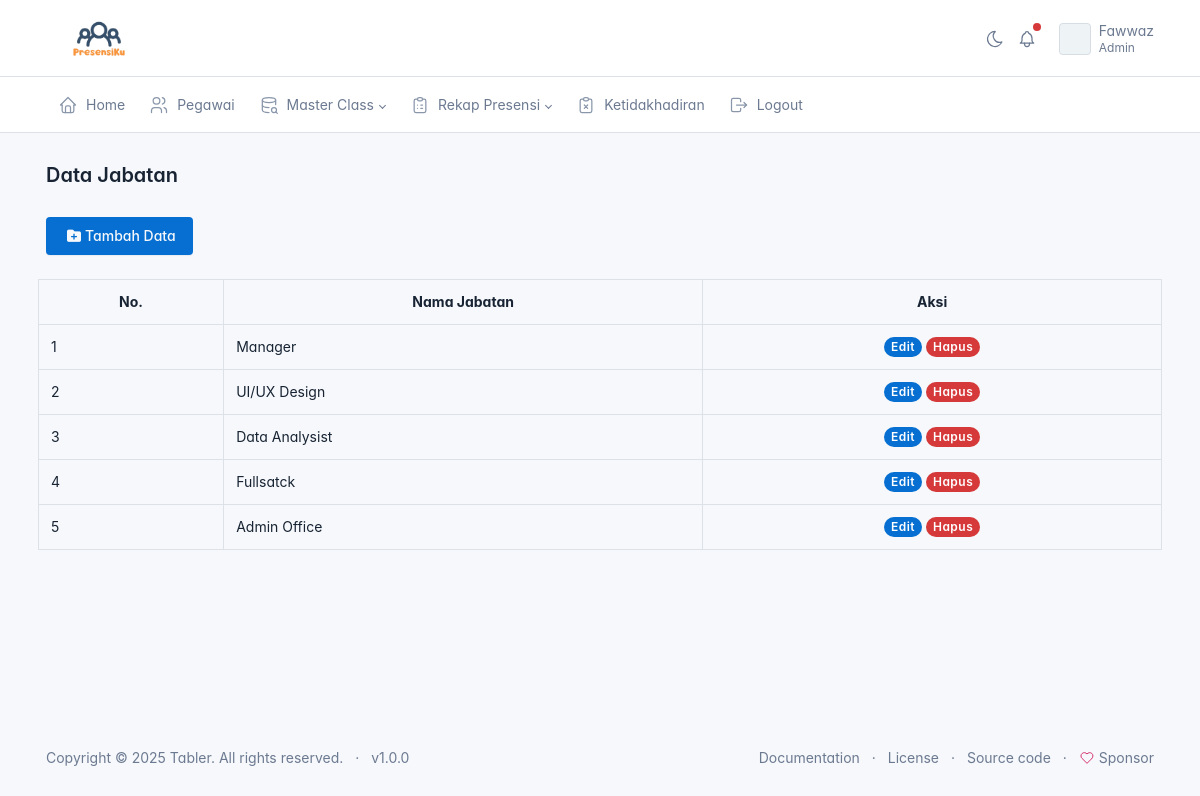
Screenshot of /admin/data_jabatan/jabatan.php (signed in) with the database file from the repository.
### tables this page shows
CREATE TABLE `jabatan` (
  `id` int(11) NOT NULL,
  `jabatan` varchar(225) NOT NULL
);

### config.php (called while the page is built, shortened)
<?php
function base_url($url = null)
{
    $base_url = 'http://localhost/RPLPresensi';
    if ($url != null) {
        return $base_url . '/' . $url;
    } else {
        return $base_url;
    }
}
?>

### admin/data_jabatan/jabatan.php (the view, shortened to what this page needs)
<?php
include('../layout/header.php');
require_once('../../config.php');
$result = mysqli_query($connection, "SELECT * FROM jabatan ORDER BY id DESC");
?>
<div class="page-body">
    <div class="container-xl">
        <a href="<?= base_url('admin/data_jabatan/tambah.php?id=') ?>" class="btn btn-primary"><span class="text"><i
                    class="fa-solid fa-folder-plus p-1"></i>Tambah Data</span></a>
        <div class="row row-deck row-cards mt-2">
            <table class="table table-bordered">
                <tr class="text-center">
                    <th>No.</th>
                    <th>Nama Jabatan</th>
                    <th>Aksi</th>
                </tr>
                <?php if (mysqli_num_rows($result) === 0): ?>
                <tr class="text-center">
                    <td colspan="3">Data masih kosong, silahkan tambahkan data baru❤ </td>
                </tr>
                <?php else: ?>
                <?php $no = 1;
                    while ($jabatan = mysqli_fetch_array($result)): ?>
                <tr>
                    <td>
                        <?= $no++ ?>
                    </td>
                    <td><?= $jabatan['jabatan'] ?></td>
                    <td class="text-center">
                        <a href="<?= base_url('admin/data_jabatan/edit.php?id=' . $jabatan['id']) ?>" class="badge
                            bg-primary badge-pill">Edit</a>
                        <a href="<?= base_url('admin/data_jabatan/hapus.php?id=' . $jabatan['id']) ?>" class="badge
                            bg-danger badge-pill tombol-hapus">Hapus</a>
                    </td>
                </tr>
                <?php endwhile; ?>
                <?php endif; ?>
            </table>
        </div>
    </div>
</div>
<?php include('../layout/footer.php'); ?>

### rows the page displays
jabatan: jabatan "Manager"
jabatan: jabatan "UI/UX Design"
jabatan: jabatan "Data Analysist"
jabatan: jabatan "Fullsatck"
jabatan: jabatan "Admin Office"

### other values shown
$_SESSION['name'] "Fawwaz"
$_SESSION['jabatan'] "Admin"
$judul "Data Jabatan"
